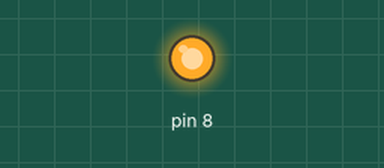
This sketch was run on a simulated Arduino Uno, built with avr-gcc and run on an emulated ATmega328P. Shown: output pins drawn as LEDs (lit = HIGH).

Above: at 0.1 s.
Timing chart, 0 to 1.6 s (numbered marks = the images above):
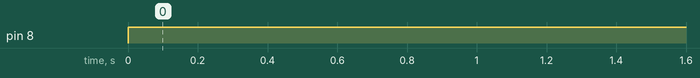

The sketch:

BlinkyBlinky.ino
```cpp
void setup() {
  Serial.begin(9600);
  pinMode(8,OUTPUT);

}

void loop() {
  digitalWrite(8,HIGH);
  delay(1000);

}
```

Measured:
- by itself, pin 8: LOW → HIGH at 0.00 s
